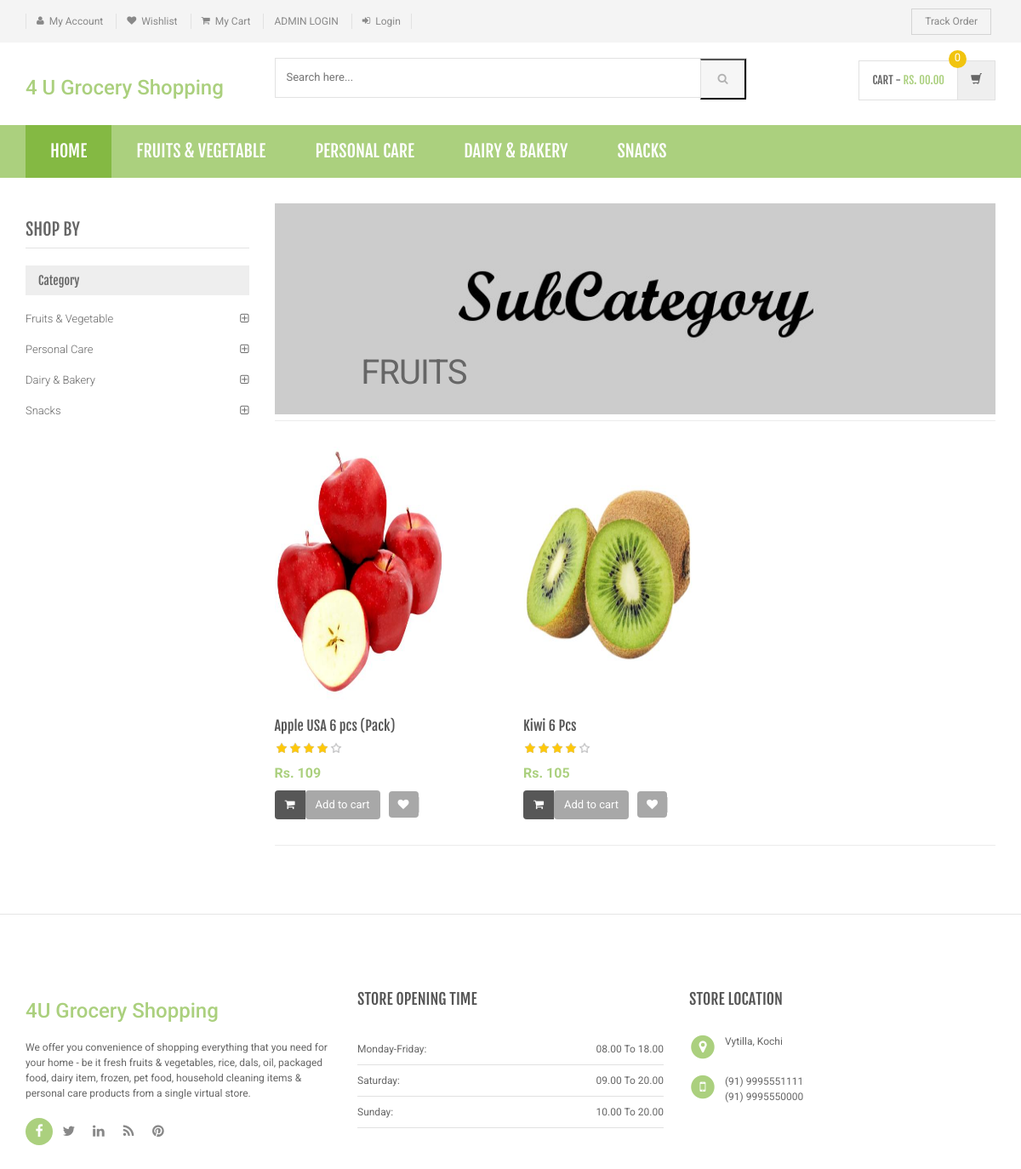
/sub-category.php?scid=1, run on the app's committed database.
### tables this page shows
CREATE TABLE `category` (
  `id` int(11) NOT NULL,
  `categoryName` varchar(255) NOT NULL,
  `CategoryDescription` longtext NOT NULL
);

CREATE TABLE `subcategory` (
  `id` int(11) NOT NULL,
  `categoryid` int(11) NOT NULL,
  `subcategory` varchar(255) NOT NULL
);

CREATE TABLE `products` (
  `id` int(11) NOT NULL,
  `category` int(11) NOT NULL,
  `subCategory` int(11) DEFAULT NULL,
  `productName` varchar(255) DEFAULT NULL,
  `productPrice` int(11) DEFAULT NULL,
  `productDescription` longtext NOT NULL,
  `productImage1` varchar(255) DEFAULT NULL,
  `shippingCharge` int(11) DEFAULT NULL,
  `productAvailability` varchar(255) DEFAULT NULL,
  `quantity` int(11) NOT NULL
);

### sub-category.php (the view, shortened to what this page needs)
<?php
include('includes/config.php');
$cid=intval($_GET['scid']);
?>
<!DOCTYPE html>
<html lang="en">
	<head>
	    <link rel="stylesheet" href="assets/css/bootstrap.min.css">
	    <link rel="stylesheet" href="assets/css/main.css">
	    <link rel="stylesheet" href="assets/css/green.css">
	    <link rel="stylesheet" href="assets/css/owl.carousel.css">
		<link rel="stylesheet" href="assets/css/owl.transitions.css">
		<link href="assets/css/lightbox.css" rel="stylesheet">
		<link rel="stylesheet" href="assets/css/animate.min.css">
		<link rel="stylesheet" href="assets/css/rateit.css">
		<link rel="stylesheet" href="assets/css/bootstrap-select.min.css">
		<link rel="stylesheet" href="assets/css/config.css">
		<link href="assets/css/green.css" rel="alternate stylesheet" title="Green color">
		<link href="assets/css/blue.css" rel="alternate stylesheet" title="Blue color">
		<link href="assets/css/red.css" rel="alternate stylesheet" title="Red color">
		<link href="assets/css/orange.css" rel="alternate stylesheet" title="Orange color">
		<link href="assets/css/dark-green.css" rel="alternate stylesheet" title="Darkgreen color">
		<link rel="stylesheet" href="assets/css/font-awesome.min.css">
	</head>
    <body class="cnt-home">
<header class="header-style-1">
<?php include('includes/top-header.php');?>
<?php include('includes/main-header.php');?>
<?php include('includes/menu-bar.php');?>
</header>
<div class="body-content outer-top-xs">
	<div class='container'>
		<div class='row outer-bottom-sm'>
			<div class='col-md-3 sidebar'>
  <div class="sidebar-module-container">
	            	<h3 class="section-title">shop by</h3>
	            	<div class="sidebar-filter">
<div class="sidebar-widget wow fadeInUp outer-bottom-xs ">
	<div class="widget-header m-t-20">
		<h4 class="widget-title">Category</h4>
	</div>
	<div class="sidebar-widget-body m-t-10">
	         <?php $sql=mysqli_query($con,"select id,categoryName  from category");
while($row=mysqli_fetch_array($sql))
{
    ?>
		<div class="accordion">
	    	<div class="accordion-group">
	            <div class="accordion-heading">
	                <a href="category.php?cid=<?php echo $row['id'];?>"  class="accordion-toggle collapsed">
	                   <?php echo $row['categoryName'];?>
	                </a>
	            </div>
	        </div>
	    </div>
	    <?php } ?>
	</div>
</div>
	            	</div>
	            </div>
            </div>
			<div class='col-md-9'>
	<div id="category" class="category-carousel hidden-xs">
		<div class="item">
			<div class="image">
				<img src="assets/images/banners/cat-banner-2.jpg" alt="" class="img-responsive">
			</div>
			<div class="container-fluid">
				<div class="caption vertical-top text-left">
					<div class="big-text">
						<br />
					</div>
					       <?php $sql=mysqli_query($con,"select subcategory  from subcategory where id='$cid'");
while($row=mysqli_fetch_array($sql))
{
    ?>
					<div class="excerpt hidden-sm hidden-md">
						<?php echo htmlentities($row['subcategory']);?>
					</div>
			<?php } ?>
				</div>
			</div>
		</div>
</div>
				<div class="search-result-container">
					<div id="myTabContent" class="tab-content">
						<div class="tab-pane active " id="grid-container">
							<div class="category-product  inner-top-vs">
								<div class="row">
			<?php
$ret=mysqli_query($con,"select * from products where subCategory='$cid'");
$num=mysqli_num_rows($ret);
if($num>0)
{
while ($row=mysqli_fetch_array($ret))
{?>
		<div class="col-sm-6 col-md-4 wow fadeInUp">
			<div class="products">
	<div class="product">
		<div class="product-image">
			<div class="image">
				<a href="product-details.php?pid=<?php echo htmlentities($row['id']);?>"><img  src="assets/images/blank.gif" data-echo="admin/productimages/<?php echo htmlentities($row['id']);?>/<?php echo htmlentities($row['productImage1']);?>" alt="" width="200" height="300"></a>
			</div>
		</div>
		<div class="product-info text-left">
			<h3 class="name"><a href="product-details.php?pid=<?php echo htmlentities($row['id']);?>"><?php echo htmlentities($row['productName']);?></a></h3>
			<div class="rating rateit-small"></div>
			<div class="product-price">
				<span class="price">
					Rs. <?php echo htmlentities($row['productPrice']);?>			</span>
			</div>
		</div>
					<div class="cart clearfix animate-effect">
				<div class="action">
					<ul class="list-unstyled">
						<li class="add-cart-button btn-group">
						<?php if($row['productAvailability']=='In Stock'){?>
										<button class="btn btn-primary icon" data-toggle="dropdown" type="button">
								<i class="fa fa-shopping-cart"></i>
							</button>
							<a href="category.php?page=product&action=add&id=<?php echo $row['id']; ?>">
							<button class="btn btn-primary" type="button">Add to cart</button></a>
								<?php } else {?>
							<div class="action" style="color:red">Out of Stock</div>
					<?php } ?>
						</li>
		                <li class="lnk wishlist">
							<a class="add-to-cart" href="category.php?pid=<?php echo htmlentities($row['id'])?>&&action=wishlist" title="Wishlist">
								 <i class="icon fa fa-heart"></i>
							</a>
						</li>
					</ul>
				</div>
			</div>
			</div>
			</div>
		</div>
	  <?php } } else {?>
		<div class="col-sm-6 col-md-4 wow fadeInUp"> <h3>No Product Found</h3>
		</div>
<?php } ?>
										</div>
							</div>
						</div>
				</div>
			</div>
		</div></div>
</div>
</div>
<?php include('includes/footer.php');?>
</body>
</html>

### includes/menu-bar.php (shortened to what this page needs)
<div class="header-nav animate-dropdown">
    <div class="container">
        <div class="yamm navbar navbar-default" role="navigation">
            <div class="nav-bg-class">
                <div class="navbar-collapse collapse" id="mc-horizontal-menu-collapse">
	<div class="nav-outer">
		<ul class="nav navbar-nav">
			<li class="active dropdown yamm-fw">
				<a href="index.php" data-hover="dropdown" class="dropdown-toggle">Home</a>
			</li>
              <?php $sql=mysqli_query($con,"select id,categoryName  from category limit 6");
while($row=mysqli_fetch_array($sql))
{
    ?>
			<li class="dropdown yamm">
				<a href="category.php?cid=<?php echo $row['id'];?>"> <?php echo $row['categoryName'];?></a>
			</li>
			<?php } ?>
		</ul>
		<div class="clearfix"></div>
	</div>
</div>
            </div>
        </div>
    </div>
</div>

### assets/css/green.css (style rules this page uses)
a { color: #abd07e; }
.header-style-1 .header-nav { background: #abd07e; }
.cnt-home .header-style-1 .header-nav .navbar .navbar-nav > li.active { background: #84b943; }
.product .product-info .product-price .price { color: #abd07e; }
.sidebar .sidebar-module-container .sidebar-widget .sidebar-widget-body .accordion .accordion-group .accordion-heading .accordion-toggle, .sidebar .sidebar-module-container .sidebar-widget .sidebar-widget-body .accordion .accordion-group .accordion-heading .accordion-toggle:hover, .sidebar .sidebar-module-container .sidebar-widget .sidebar-widget-body .accordion .accordion-group .accordion-heading .accordion-toggle:focus, .sidebar .sidebar-module-container .sidebar-widget .sidebar-widget-body .accordion .accordion-group .accordion-heading .accordion-toggle:after { color: #abd07e; }

### assets/css/lightbox.css (style rules this page uses)
body:after { content: url(../images/close.png) url(../images/loading.gif) url(../images/prev.png) url(../images/next.png); display: none; }

### assets/css/rateit.css (style rules this page uses)
.rateit { display: -moz-inline-box; display: inline-block; position: relative; -webkit-user-select: none; -khtml-user-select: none; -moz-user-select: none; -o-user-select: none; -ms-user-select: none; user-select: none; -webkit-touch-callout: none; }

### assets/css/blue.css (style rules this page uses)
a { color: #3498db; }
.header-style-1 .header-nav { background: #3498db; }
.cnt-home .header-style-1 .header-nav .navbar .navbar-nav > li.active { background: #1d6ca1; }
.product .product-info .product-price .price { color: #3498db; }
.sidebar .sidebar-module-container .sidebar-widget .sidebar-widget-body .accordion .accordion-group .accordion-heading .accordion-toggle, .sidebar .sidebar-module-container .sidebar-widget .sidebar-widget-body .accordion .accordion-group .accordion-heading .accordion-toggle:hover, .sidebar .sidebar-module-container .sidebar-widget .sidebar-widget-body .accordion .accordion-group .accordion-heading .accordion-toggle:focus, .sidebar .sidebar-module-container .sidebar-widget .sidebar-widget-body .accordion .accordion-group .accordion-heading .accordion-toggle:after { color: #3498db; }

### assets/css/red.css (style rules this page uses)
a { color: #ff6c6c; }
.header-style-1 .header-nav { background: #ff6c6c; }
.cnt-home .header-style-1 .header-nav .navbar .navbar-nav > li.active { background: #ff1a1a; }
.product .product-info .product-price .price { color: #ff6c6c; }
.sidebar .sidebar-module-container .sidebar-widget .sidebar-widget-body .accordion .accordion-group .accordion-heading .accordion-toggle, .sidebar .sidebar-module-container .sidebar-widget .sidebar-widget-body .accordion .accordion-group .accordion-heading .accordion-toggle:hover, .sidebar .sidebar-module-container .sidebar-widget .sidebar-widget-body .accordion .accordion-group .accordion-heading .accordion-toggle:focus, .sidebar .sidebar-module-container .sidebar-widget .sidebar-widget-body .accordion .accordion-group .accordion-heading .accordion-toggle:after { color: #ff6c6c; }

### assets/css/orange.css (style rules this page uses)
a { color: #f39c12; }
.header-style-1 .header-nav { background: #f39c12; }
.cnt-home .header-style-1 .header-nav .navbar .navbar-nav > li.active { background: #ab6c09; }
.product .product-info .product-price .price { color: #f39c12; }
.sidebar .sidebar-module-container .sidebar-widget .sidebar-widget-body .accordion .accordion-group .accordion-heading .accordion-toggle, .sidebar .sidebar-module-container .sidebar-widget .sidebar-widget-body .accordion .accordion-group .accordion-heading .accordion-toggle:hover, .sidebar .sidebar-module-container .sidebar-widget .sidebar-widget-body .accordion .accordion-group .accordion-heading .accordion-toggle:focus, .sidebar .sidebar-module-container .sidebar-widget .sidebar-widget-body .accordion .accordion-group .accordion-heading .accordion-toggle:after { color: #f39c12; }

### data on the page
category: categoryName "FRUITS & VEGETABLE", categoryName "Fruits & Vegetable"
category: categoryName "PERSONAL CARE", categoryName "Personal Care"
category: categoryName "DAIRY & BAKERY", categoryName "Dairy & Bakery"
category: categoryName "SNACKS", categoryName "Snacks"
subcategory: subcategory "FRUITS"
products: productImage1 (picture), productName "Apple USA 6 pcs (Pack)", productPrice "109"
products: productImage1 (picture), productName "Kiwi 6 Pcs", productPrice "105"
